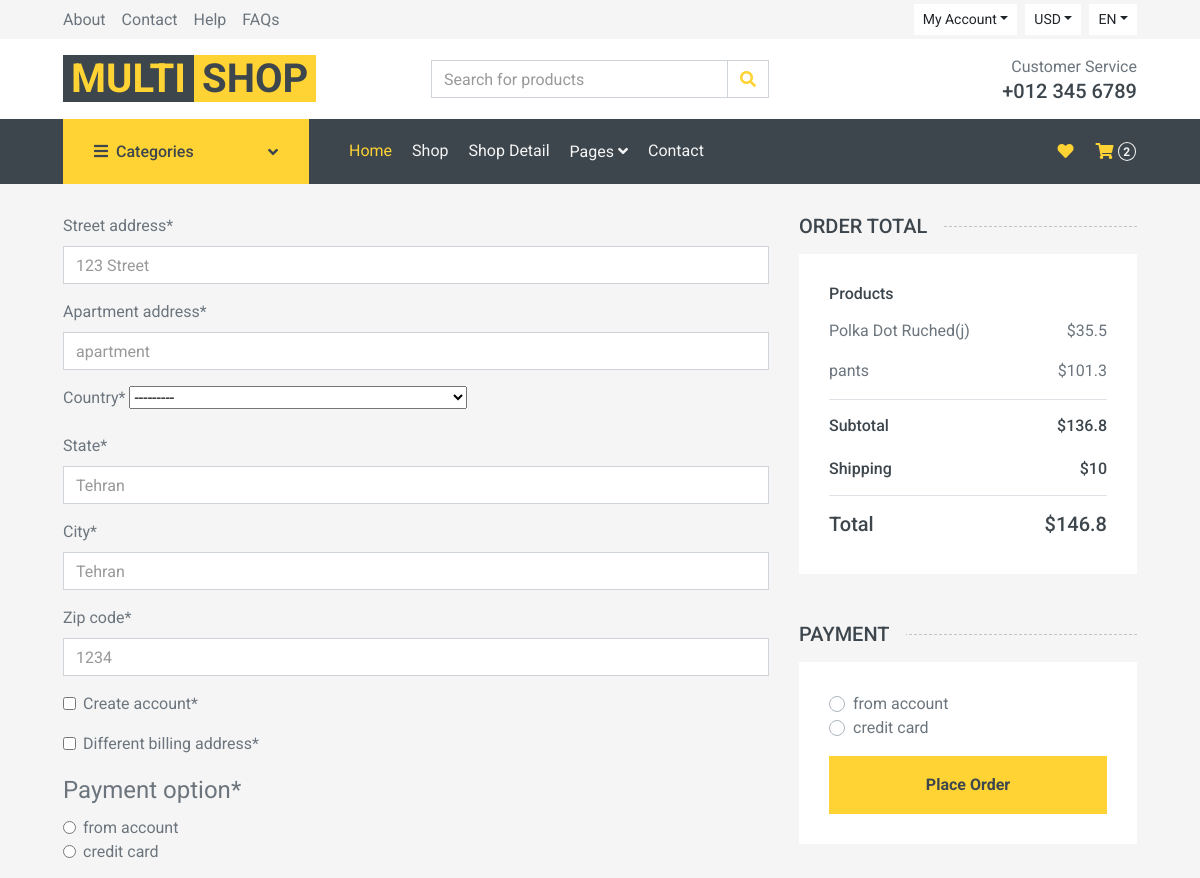
The page /checkout/ (signed in, upper part) on the database as committed earlier.
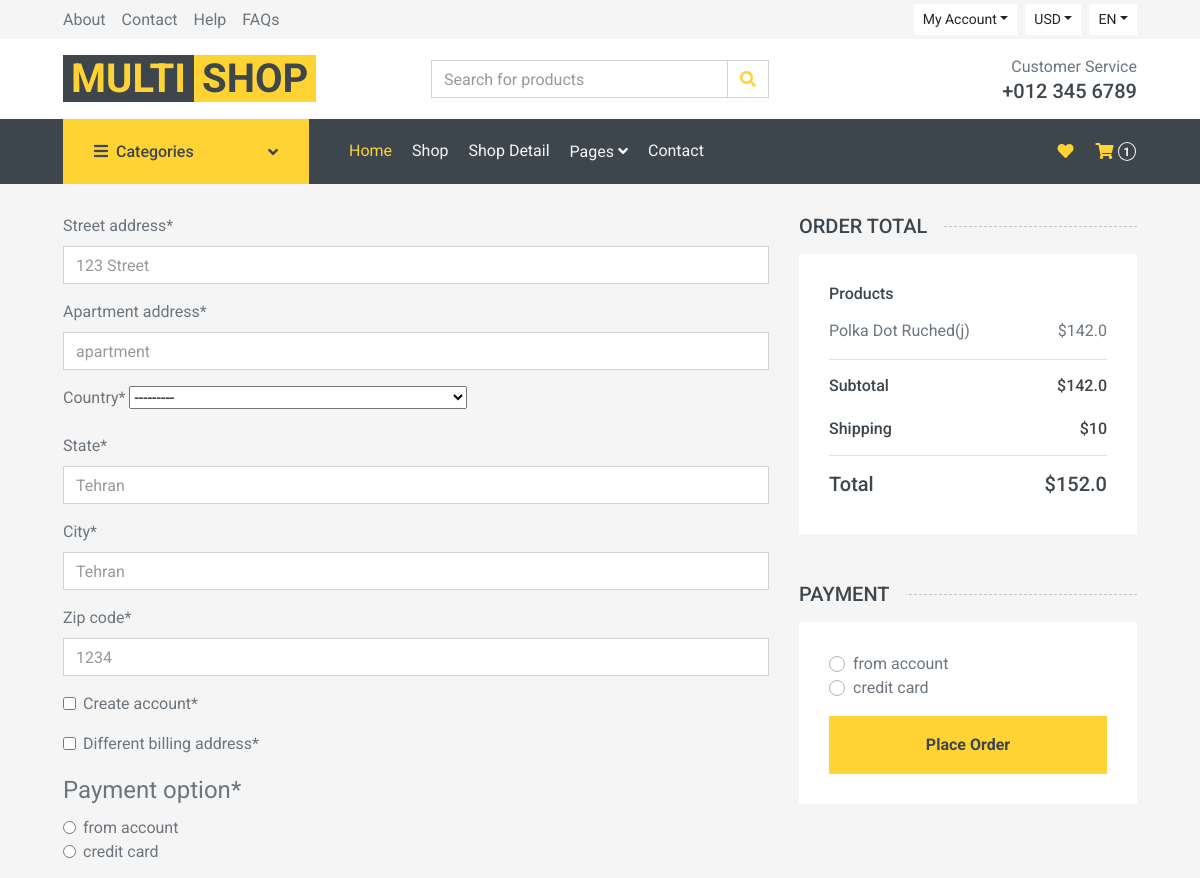
The same page on the database as committed later.
### shop/models.py (models this page shows, shortened)
class User(AbstractBaseUser):
	email = models.EmailField(verbose_name='Email Address', unique=True, null=True)
	username = models.CharField(max_length=100, unique=True)
	date_joined = models.DateTimeField(verbose_name='date joined', auto_now_add=True)
	last_login = models.DateTimeField(verbose_name='last login', auto_now=True)
	is_admin = models.BooleanField(default=False)
	is_active = models.BooleanField(default=False)
	is_staff = models.BooleanField(default=False)
	is_superuser = models.BooleanField(default=False)
	USERNAME_FIELD = 'email'
	REQUIRED_FIELDS = ['username', ]
	objects = CustomUserManager()

class Order(models.Model):
    costumer = models.ForeignKey(User, on_delete=models.CASCADE, null=True)
    date_created = models.DateTimeField(auto_now_add=True)
    date_update = models.DateTimeField(auto_now=True)
    items = models.ManyToManyField(OrderItem)
    total = models.FloatField(default=0.00)
    active = models.BooleanField(default=True)
    order_date = models.DateTimeField(null=True)
    def get_total(self):
        total = 0
        for order_item in self.items.all():
            total += order_item.get_final_price()
        return total

class OrderItem(models.Model):
    item = models.ForeignKey(Item, on_delete=models.CASCADE)
    costumer = models.ForeignKey(User, on_delete=models.CASCADE, null=True)
    quantity = models.IntegerField(default=1)
    active = models.BooleanField(default=True)
    def get_total_item_price(self):
        return self.quantity * self.item.price
    def get_final_price(self):
        if self.item.discount_price:
            return self.get_total_discount_item_price()
        return self.get_total_item_price()

class Item(models.Model):
    name = models.CharField(max_length=100)
    category_1 = models.ForeignKey(Category1, on_delete=models.SET_NULL, null=True)
    category_2 = models.CharField(max_length=5, choices=CATEGORY2_CHOICES, null=True)
    picture = models.ImageField(upload_to='media/products', default='media/products/example.jpg')
    price = models.FloatField()
    slug = models.SlugField(null=True, blank=True)
    rate = models.FloatField(default=0, null=True, blank=True)
    discount_price = models.FloatField(blank=True, null=True)

### shop/views.py (the view)
# urls.py: path('checkout/', views.CheckoutView, name='checkout'),
def CheckoutView(request):
	try:
		form = CheckoutForm()
		order = Order.objects.get(costumer=request.user, active=True)
		subtotal = order.get_total()
		shipping = 10
		total = subtotal + shipping
		if request.method == 'POST':
			form = forms.CheckoutForm(request.POST)
			if form.is_valid():
				instance = form.save(commit=False)
				print('The form is valid.')
				return redirect('shop:checkout')
		context = {'object': order, 'total': total, 'shipping':shipping, 'form':form}
		return render(request, 'shop/checkout.html', context)
	except ObjectDoesNotExist:
		messages.warning(self.request, "You do not have an active order")
		return redirect("shop:home")

### shop/forms.py
class CheckoutForm(forms.Form):
	street_address = forms.CharField(widget=forms.TextInput(attrs={
		'placeholder':"123 Street",
		'class': 'form-control'
		}))
	apartment_address = forms.CharField(widget=forms.TextInput(attrs={
		'placeholder':"apartment",
		'class': 'form-control'
		}))
	country = CountryField(blank_label='(select country)').formfield(attrs={
		'class': "custom-select",
		})
	state = forms.CharField(widget=forms.TextInput(attrs={
		'placeholder':"Tehran",
		'class': 'form-control'
		}))
	city = forms.CharField(widget=forms.TextInput(attrs={
		'placeholder':"Tehran",
		'class': 'form-control'
		}))
	zip_code = forms.CharField(widget=forms.TextInput(attrs={
		'placeholder':"1234",
		'class': 'form-control'
		}))
	create_account = forms.BooleanField(widget=forms.CheckboxInput())
	different_billing_address = forms.BooleanField(widget=forms.CheckboxInput())
	payment_option = forms.ChoiceField(widget=forms.RadioSelect(), choices=PAYMENT_CHOICES)

### shop/templatetags/shopping_card.py (called while the page is built)
@register.filter
def cart_item_count(user):
	if user.is_authenticated:
		qs = Order.objects.filter(costumer=user, active=True)
		if qs.exists():
			return qs[0].items.count()
	return 0

### templates/shop/checkout.html (shortened to what this page needs)
{% extends 'base.html' %}
{% block content %}
{% load static %}
{% load crispy_forms_tags %}
<div class="container-fluid">
    <div class="row px-xl-5">
        <div class="col-lg-8">
            <form>
                {{ form|crispy }}
            </form>
        </div>
        <div class="col-lg-4">
            <h5 class="section-title position-relative text-uppercase mb-3"><span class="bg-secondary pr-3">Order Total</span></h5>
            <div class="bg-light p-30 mb-5">
                <div class="border-bottom">
                    <h6 class="mb-3">Products</h6>
                    {% for order_item in object.items.all %}
                    <tr>
                        <div class="d-flex justify-content-between">
                            <p>{{ order_item.item.name }}</p>
                            <p>
                                {% if order_item.item.discount_price %}
                                    ${{ order_item.get_total_discount_item_price }}
                                {% else %}
                                    ${{ order_item.get_total_item_price }}
                                {% endif %}
                            </p>
                        </div>
                    </tr>
                    {% empty %}
                    <tr>
                        <td colspan='5'>Your cart is empty</td>
                    </tr>
                    {% endfor %}
                </div>
                <div class="border-bottom pt-3 pb-2">
                    <div class="d-flex justify-content-between mb-3">
                        <h6>Subtotal</h6>
                        <h6>${{ object.get_total }}</h6>
                    </div>
                    <div class="d-flex justify-content-between">
                        <h6 class="font-weight-medium">Shipping</h6>
                        <h6 class="font-weight-medium">${{shipping}}</h6>
                    </div>
                </div>
                <div class="pt-2">
                    <div class="d-flex justify-content-between mt-2">
                        <h5>Total</h5>
                        <h5>${{ total }}</h5>
                    </div>
                </div>
            </div>
            <div class="mb-5">
                <h5 class="section-title position-relative text-uppercase mb-3"><span class="bg-secondary pr-3">Payment</span></h5>
                <div class="bg-light p-30">
                    <div class="form-group">
                        {% for value, name in form.fields.payment_option.choices %}
                            <div class="custom-control custom-radio">
                                <label class="custom-control-label" for="{{name}}">{{name}}</label>
                            </div>
                        {% endfor %}
                    </div>
                    <button class="btn btn-block btn-primary font-weight-bold py-3">Place Order</button>
                </div>
            </div>
        </div>
    </div>
</div>
{% endblock content %}

### templates/base.html (shortened to what the changed rows need)
{% load static %}
{% load shopping_card %}
<!DOCTYPE html>
<html lang="en">
<head>
    <link href="https://cdnjs.cloudflare.com/ajax/libs/font-awesome/5.10.0/css/all.min.css" rel="stylesheet">
    <link href="{% static 'lib/animate/animate.min.css' %}"  rel="stylesheet">
    <link href="{% static 'lib/owlcarousel/assets/owl.carousel.min.css' %}"  rel="stylesheet">
    <link href="{% static 'css/style.css' %}" rel="stylesheet">
</head>
<body>
    <div class="container-fluid bg-dark mb-30">
        <div class="row px-xl-5">
            <div class="col-lg-9">
                <nav class="navbar navbar-expand-lg bg-dark navbar-dark py-3 py-lg-0 px-0">
                    <div class="collapse navbar-collapse justify-content-between" id="navbarCollapse">
                        <div class="navbar-nav ml-auto py-0 d-none d-lg-block">
                            {% if user.is_authenticated %}
                                <a href="{% url 'shop:filter-4' %}" class="btn px-0">
                                    <i class="fas fa-heart text-primary"></i>
                                </a>
                                <a href="{% url 'shop:order-summary' %}" class="btn px-0 ml-3">
                                    <i class="fas fa-shopping-cart text-primary"></i>
                                    <span class="badge text-secondary border border-secondary rounded-circle" style="padding-bottom: 2px;">{{request.user|cart_item_count}}</span>
                                </a>
                            {% endif %}
                        </div>
                    </div>
                </nav>
            </div>
        </div>
    </div>
    {% block content %}
    {% endblock content %}
</body>
</html>

Rows that differ between the two databases and show on the page:
removed OrderItem: item.name "pants", get_total_item_price "101.3"
computed for User: user|cart_item_count "2" → "1"
changed OrderItem "Polka Dot Ruched(j)": get_total_item_price "35.5" → "142.0"
changed Order: get_total "136.8" → "142.0"
Other text that changed with them:
{{ total }}: "146.8" → "152.0"
